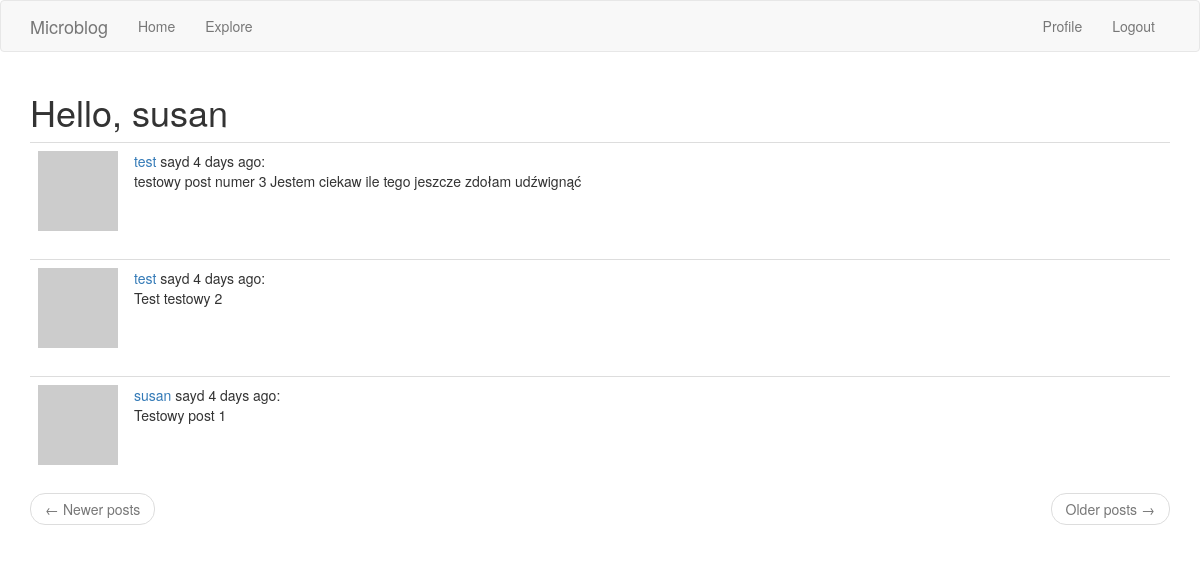
Screenshot of /explore (signed in) with the database file from the repository.
### app/models.py (models this page shows, shortened)
class User(UserMixin, db.Model):
    id = db.Column(db.Integer, primary_key=True)
    username = db.Column(db.String(64), index=True, unique=True)
    email = db.Column(db.String(120), index=True, unique=True)
    password_hash = db.Column(db.String(128))
    posts = db.relationship('Post', backref='author', lazy='dynamic')
    about_me = db.Column(db.String(140))
    last_seen = db.Column(db.DateTime, default=datetime.utcnow)
    followed = db.relationship(
        'User',
        secondary=followers,
        primaryjoin=(followers.c.follower_id == id),
        secondaryjoin=(followers.c.followed_id == id),
        backref=db.backref('followers', lazy='dynamic'),
        lazy='dynamic'
    )
    def avatar(self, size):
        digest = md5(self.email.lower().encode('utf-8')).hexdigest()
        return 'https://www.gravatar.com/avatar/{}?d=robohash&s={}'.format(digest, size)

class Post(db.Model):
    id = db.Column(db.Integer, primary_key=True)
    body = db.Column(db.String(140))
    timestamp = db.Column(db.DateTime, index=True, default=datetime.utcnow)
    user_id = db.Column(db.Integer, db.ForeignKey('user.id'))

### app/routes.py (the view)
@app.route('/explore')
@login_required
def explore():
    page = request.args.get('page', 1, type=int)
    posts = Post.query.order_by(Post.timestamp.desc()).paginate(page, app.config['POSTS_PER_PAGE'], False)
    next_url = url_for('explore', page=posts.next_num) if posts.has_next else None
    prev_url = url_for('explore', page=posts.prev_num) if posts.has_prev else None
    return render_template('index.html', title='Explore', posts=posts.items, next_url=next_url, prev_url=prev_url)

### app/models.py (called while the page is built)
@login.user_loader
def load_user(id_user):
    return User.query.get(int(id_user))

### app/routes.py (called while the page is built)
@app.before_request
def before_request():
    if current_user.is_authenticated:
        current_user.last_seen = datetime.utcnow()
        db.session.commit()

### app/templates/index.html (shortened to what this page needs)
{% extends "base.html" %}
{% import 'bootstrap/wtf.html' as wtf %}
{% block app_content %}
    <h1>Hello, {{ current_user.username }}</h1>
    {% for post in posts %}
        {% include '_post.html' %}
    {% endfor %}
    <nav aria-label="...">
        <ul class="pager">
            <li class="previous{% if not prev_url %} disabled{% endif %}">
                <a href="{{ prev_url or '#' }}">
                    <span aria-hidden="true">&larr;</span> Newer posts
                </a>
            </li>
            <li class="next{% if not next_url %} disabled{% endif %}">
                <a href="{{ next_url or '#' }}">
                    Older posts <span aria-hidden="true">&rarr;</span>
                </a>
            </li>
        </ul>
    </nav>
{% endblock %}

### app/templates/_post.html
<table class="table table-hover">
    <tr>
        <td width="72px">
            <a href="{{ url_for('user', username=post.author.username) }}">
                <img src="{{ post.author.avatar(72) }}">
            </a>
        </td>
        <td>
            <a href="{{ url_for('user', username=post.author.username) }}">{{ post.author.username }}</a>
            sayd {{ moment(post.timestamp).fromNow() }}:
            <br>{{ post.body }}</td>
    </tr>
</table>

### rows the page displays
User: username "susan"
Post: author.username "test", timestamp "4 days ago", body "testowy post numer 3 Jestem ciekaw ile tego jeszcze zdołam udźwignąć"
Post: author.username "test", timestamp "4 days ago", body "Test testowy 2"
Post: author.username "susan", timestamp "4 days ago", body "Testowy post 1"
